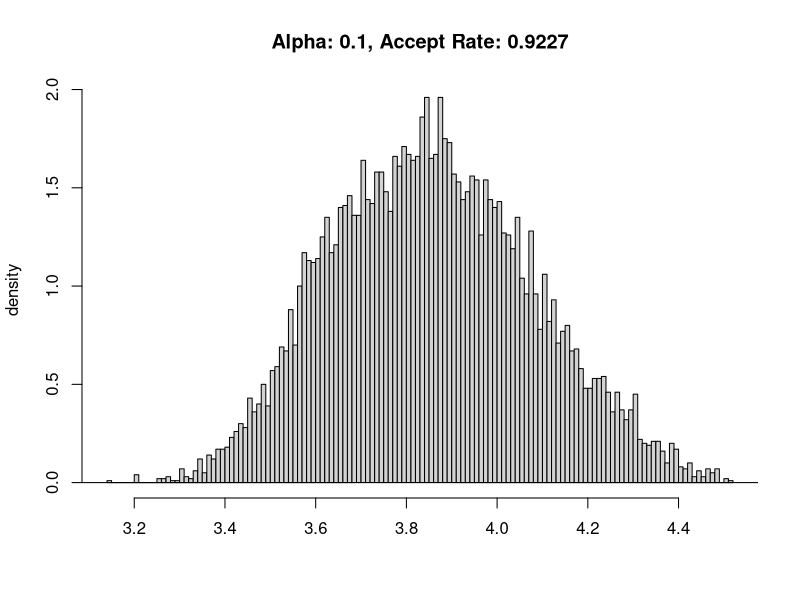
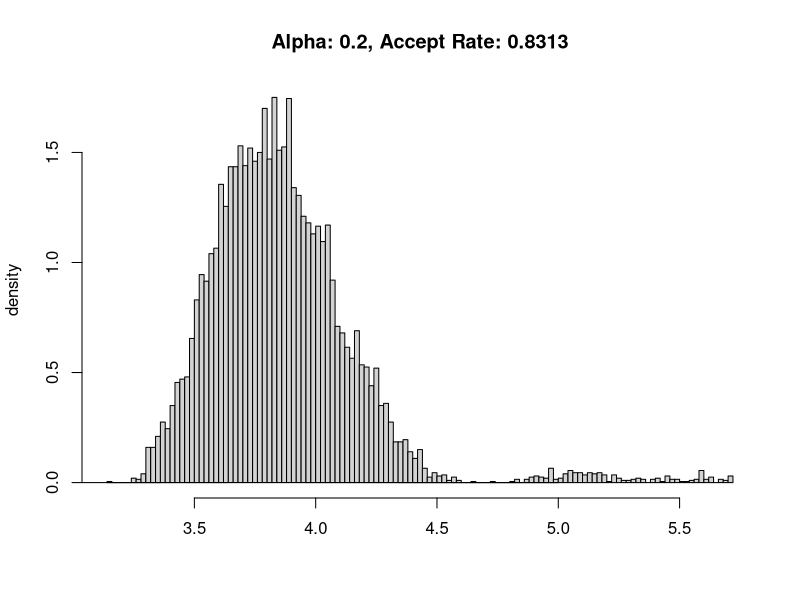
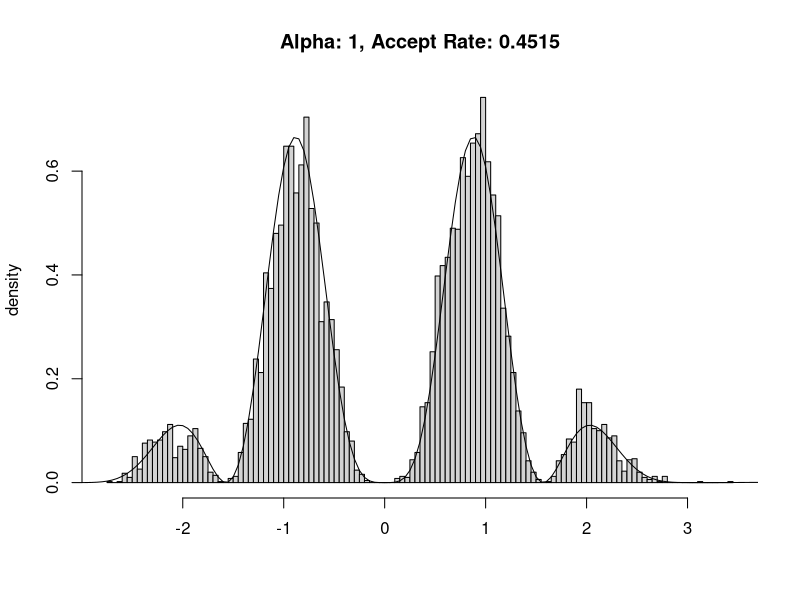
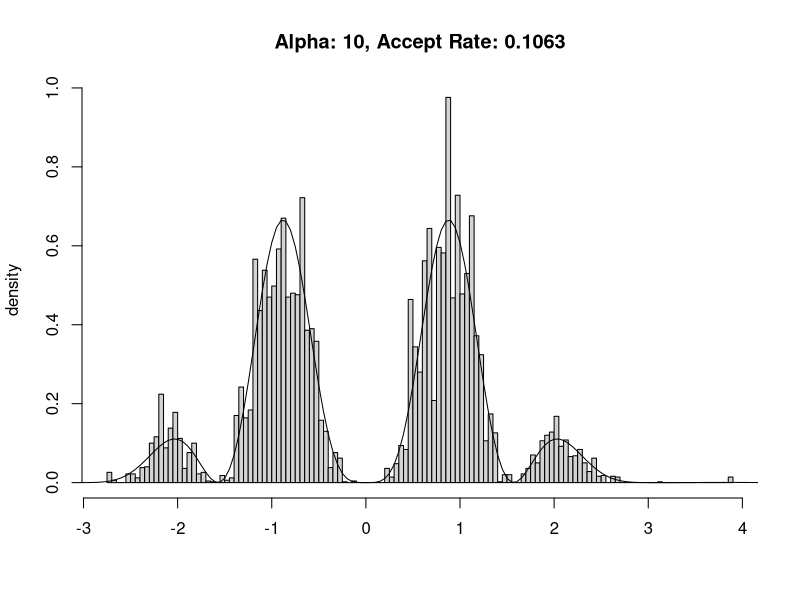

These figures' R source, in order:
## ---- chunk 1
knitr::opts_chunk$set(echo = TRUE)
## ---- chunk 2
target <- function(x){
  sin(x)^2*sin(2*x)^2*dnorm(x)}
metropolis <- function(x, alpha=1, accept=1){
  y = runif(1, x-alpha, x+alpha)
  if (runif(1) > target(y)/target(x)){
    y = x
    accept = 0} 
  return(list('y'=y, 'accept'=accept))}

sammple_metropolis <- function(T, sample_fun, alpha=1){
  x = rep(3.14,T)
  accept = 0
  for (t in 2:T) {
    out  = sample_fun(x[t-1], alpha=alpha)
    x[t] = out$y
    accept = accept+out$accept
  }
  return(list('chain'=x, 'rate'=accept/T))
}
## ---- chunk 3
N = 1e4
out = sammple_metropolis(N, metropolis, alpha=0.1) 
# Sampling results histgraph
hist(as.matrix(out$chain), breaks = 100, freq=FALSE,
     main=paste('Alpha: 0.1, Accept Rate:', out$rate), ylab='density', xlab='')
# Approximate original distribution
d = 0.05
x = seq(-5, 5, by=d)
y = x
for (i in seq(length(x))) {y[i]=target(x[i])}
y = y/sum(y*d)
lines(x, y, type='l')
## ---- chunk 4
out = sammple_metropolis(N, metropolis, alpha=0.2) 
# Sampling results histgraph
hist(as.matrix(out$chain), breaks = 100, freq=FALSE,
     main=paste('Alpha: 0.2, Accept Rate:', out$rate), ylab='density', xlab='')
# Approximate original distribution
lines(x, y, type='l')
## ---- chunk 5
out = sammple_metropolis(N, metropolis, alpha=1) 
# Sampling results histgraph
hist(as.matrix(out$chain), breaks = 100, freq=FALSE,
     main=paste('Alpha: 1, Accept Rate:', out$rate), ylab='density', xlab='')
# Approximate original distribution
lines(x, y, type='l')
## ---- chunk 6
out = sammple_metropolis(N, metropolis, alpha=10) 
# Sampling results histgraph
hist(as.matrix(out$chain), breaks = 100, freq=FALSE,
     main=paste('Alpha: 10, Accept Rate:', out$rate), ylab='density', xlab='')
# Approximate original distribution
lines(x, y, type='l')
